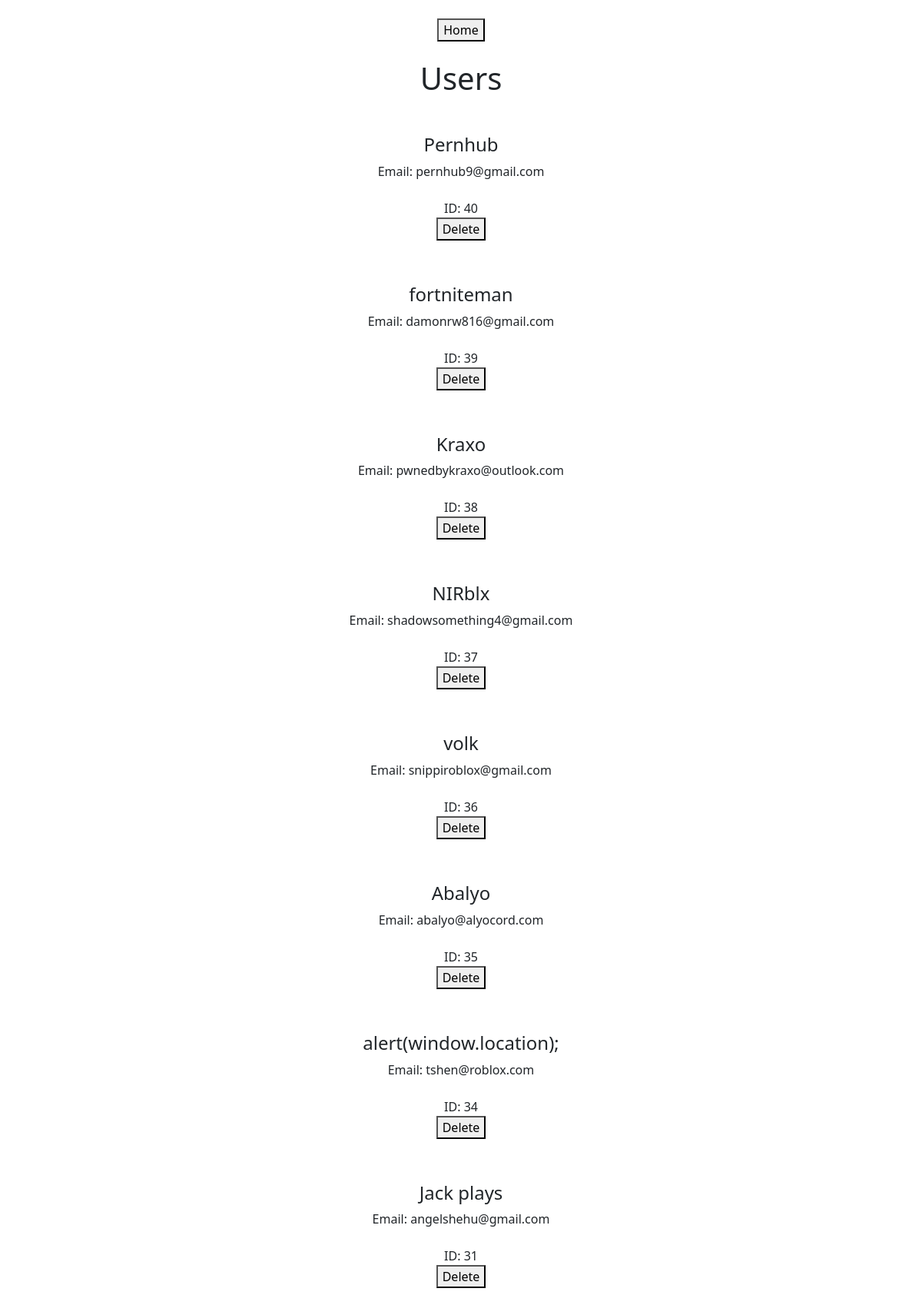
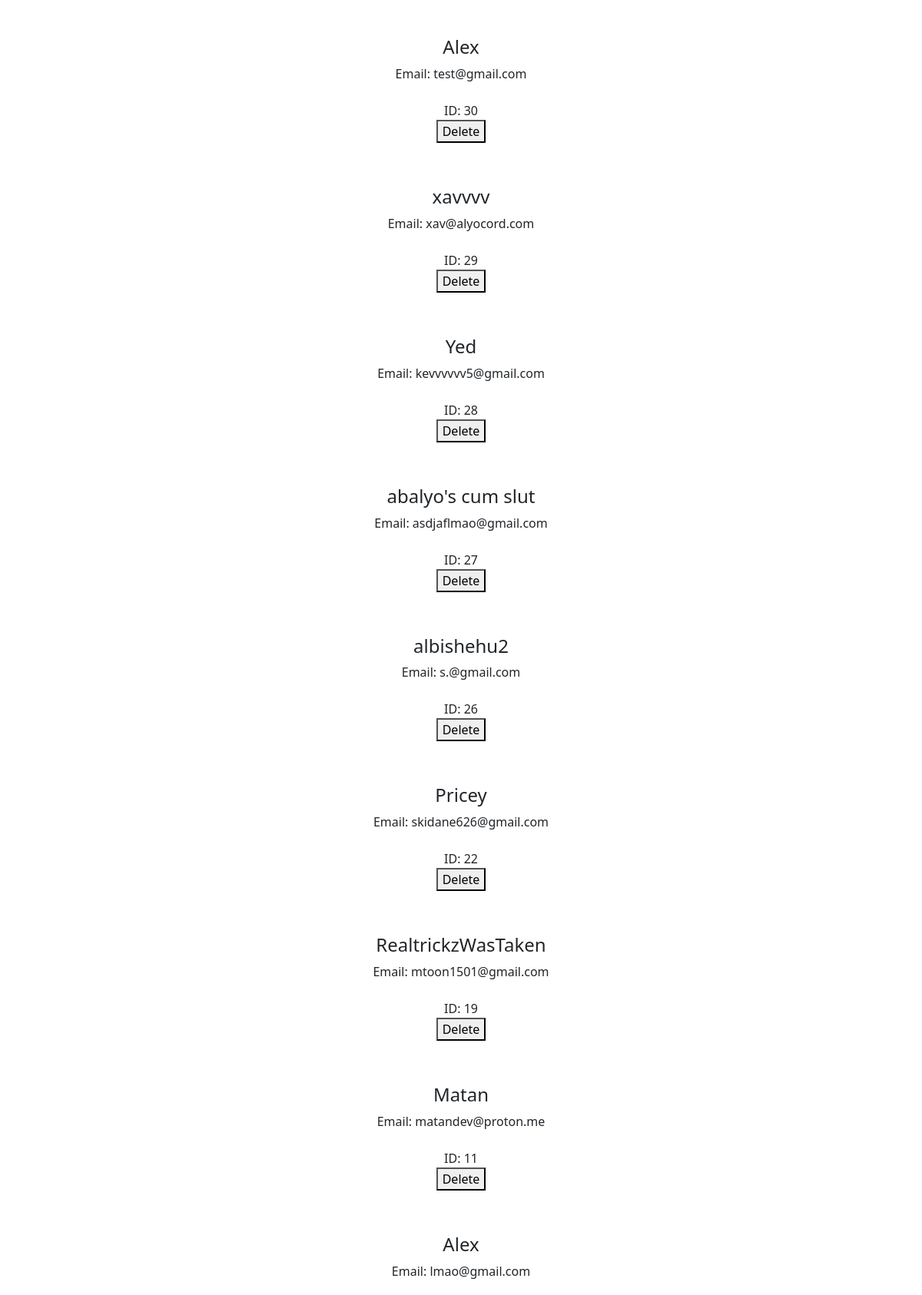
Screenshot of /users/index.php (signed in, upper part) with the database file from the repository (2 pictures, top to bottom).
### tables this page shows
CREATE TABLE users (
                      id INTEGER PRIMARY KEY AUTOINCREMENT, 
                      username VARCHAR(255), 
                      email VARCHAR(255),
                      password VARCHAR(255),
                      pfp VARCHAR(255)
                    , 'turbolast' INTEGER DEFAULT 0, 'nameid' INTEGER DEFAULT 0001, 'timesturbo' INTEGER DEFAULT 0);

### users/index.php (the view, shortened to what this page needs)
<link href="//cdn.jsdelivr.net/npm/bootstrap@5.2.2/dist/css/bootstrap.min.css" rel="stylesheet">
<link rel="stylesheet" href="//alyocord.albishehu.repl.co/style.css">
<center>
  <br>
  <button class='button' onclick='window.location.href = "//alyocord.albishehu.repl.co/";'>Home</button> <br> <br>
</center>
<?php
  try {
    $db = new PDO('sqlite:../database.sqlite');
    $db->setAttribute(PDO::ATTR_ERRMODE, PDO::ERRMODE_EXCEPTION);
    $users = $db->query("SELECT * FROM users ORDER BY id DESC");
  } catch (PDOException $ex) {
    echo $ex->getMessage();
  }
  ?>
    <html>
  <head>
  </head>
  <body>
    <center>
      <h1>Users</h1> <br>
      <?php foreach ($users as $user) {
        echo '<p>';
          echo '<h4>' . $user['username'] . '</h4>';
          echo "Email: ".$user['email'] . "<br>";
          echo "<br>ID: ".$user['id'] . "<br>";
          echo "<form method='post'><button type='submit' name='delete' value='".$user['id']."'>Delete</button></form><br>";
      } ?>
  </body>
</html>

### rows the page displays
users: username "Pernhub", email "pernhub9@gmail.com", id "40"
users: username "fortniteman", email "damonrw816@gmail.com", id "39"
users: username "Kraxo", email "pwnedbykraxo@outlook.com", id "38"
users: username "NIRblx", email "shadowsomething4@gmail.com", id "37"
users: username "volk", email "snippiroblox@gmail.com", id "36"
users: username "Abalyo", email "abalyo@alyocord.com", id "35"
users: username "alert(window.location);", email "tshen@roblox.com", id "34"
users: username "Jack plays", email "angelshehu@gmail.com", id "31"
users: username "Alex", email "test@gmail.com", id "30"
users: username "xavvvv", email "xav@alyocord.com", id "29"
users: username "Yed", email "kevvvvvv5@gmail.com", id "28"
users: username "abalyo's cum slut", email "asdjaflmao@gmail.com", id "27"
users: username "albishehu2", email "s.@gmail.com", id "26"
users: username "Pricey", email "skidane626@gmail.com", id "22"
users: username "RealtrickzWasTaken", email "mtoon1501@gmail.com", id "19"
users: username "Matan", email "matandev@proton.me", id "11"
users: username "Alex", email "lmao@gmail.com"
